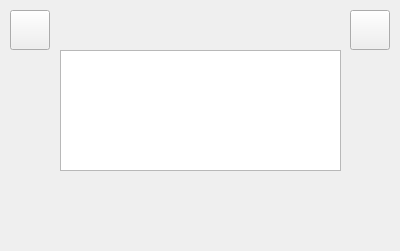
<?xml version="1.0" encoding="UTF-8"?>
<ui version="4.0">
 <class>ChatBubble</class>
 <widget class="QWidget" name="ChatBubble">
  <property name="geometry">
   <rect>
    <x>0</x>
    <y>0</y>
    <width>400</width>
    <height>251</height>
   </rect>
  </property>
  <property name="windowTitle">
   <string>Form</string>
  </property>
  <widget class="QPushButton" name="iconLeft">
   <property name="geometry">
    <rect>
     <x>10</x>
     <y>10</y>
     <width>40</width>
     <height>40</height>
    </rect>
   </property>
   <property name="text">
    <string/>
   </property>
  </widget>
  <widget class="QPushButton" name="iconRight">
   <property name="geometry">
    <rect>
     <x>350</x>
     <y>10</y>
     <width>40</width>
     <height>40</height>
    </rect>
   </property>
   <property name="text">
    <string/>
   </property>
  </widget>
  <widget class="QLabel" name="userNickname">
   <property name="geometry">
    <rect>
     <x>50</x>
     <y>10</y>
     <width>301</width>
     <height>20</height>
    </rect>
   </property>
   <property name="text">
    <string/>
   </property>
  </widget>
  <widget class="QTextBrowser" name="textBrowser">
   <property name="geometry">
    <rect>
     <x>60</x>
     <y>50</y>
     <width>281</width>
     <height>121</height>
    </rect>
   </property>
  </widget>
 </widget>
 <resources/>
 <connections/>
</ui>
